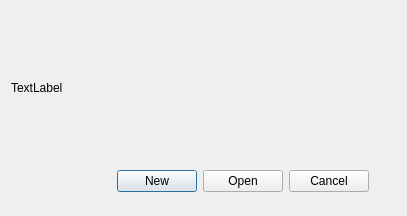
<?xml version="1.0" encoding="UTF-8"?>
<ui version="4.0">
 <class>Thorbass</class>
 <widget class="QDialog" name="Thorbass">
  <property name="windowModality">
   <enum>Qt::WindowModal</enum>
  </property>
  <property name="geometry">
   <rect>
    <x>0</x>
    <y>0</y>
    <width>407</width>
    <height>216</height>
   </rect>
  </property>
  <property name="windowTitle">
   <string>Dialog</string>
  </property>
  <layout class="QGridLayout" name="gridLayout">
   <item row="0" column="0">
    <layout class="QVBoxLayout" name="verticalLayout" stretch="1,10,1,1,1">
     <item>
      <spacer name="verticalSpacer">
       <property name="orientation">
        <enum>Qt::Vertical</enum>
       </property>
       <property name="sizeHint" stdset="0">
        <size>
         <width>20</width>
         <height>40</height>
        </size>
       </property>
      </spacer>
     </item>
     <item>
      <layout class="QHBoxLayout" name="horizontalLayout_2" stretch="0">
       <item>
        <widget class="QLabel" name="label">
         <property name="text">
          <string>TextLabel</string>
         </property>
        </widget>
       </item>
      </layout>
     </item>
     <item>
      <spacer name="verticalSpacer_2">
       <property name="orientation">
        <enum>Qt::Vertical</enum>
       </property>
       <property name="sizeHint" stdset="0">
        <size>
         <width>20</width>
         <height>40</height>
        </size>
       </property>
      </spacer>
     </item>
     <item>
      <layout class="QHBoxLayout" name="horizontalLayout" stretch="4,0,0,0,1">
       <item>
        <spacer name="horizontalSpacer">
         <property name="orientation">
          <enum>Qt::Horizontal</enum>
         </property>
         <property name="sizeHint" stdset="0">
          <size>
           <width>40</width>
           <height>20</height>
          </size>
         </property>
        </spacer>
       </item>
       <item>
        <widget class="QPushButton" name="new_button">
         <property name="text">
          <string>New</string>
         </property>
        </widget>
       </item>
       <item>
        <widget class="QPushButton" name="open_button">
         <property name="text">
          <string>Open</string>
         </property>
        </widget>
       </item>
       <item>
        <widget class="QPushButton" name="cancel_button">
         <property name="text">
          <string>Cancel</string>
         </property>
        </widget>
       </item>
       <item>
        <spacer name="horizontalSpacer_2">
         <property name="orientation">
          <enum>Qt::Horizontal</enum>
         </property>
         <property name="sizeHint" stdset="0">
          <size>
           <width>40</width>
           <height>20</height>
          </size>
         </property>
        </spacer>
       </item>
      </layout>
     </item>
     <item>
      <spacer name="verticalSpacer_3">
       <property name="orientation">
        <enum>Qt::Vertical</enum>
       </property>
       <property name="sizeHint" stdset="0">
        <size>
         <width>20</width>
         <height>40</height>
        </size>
       </property>
      </spacer>
     </item>
    </layout>
   </item>
  </layout>
 </widget>
 <resources/>
 <connections>
  <connection>
   <sender>new_button</sender>
   <signal>clicked()</signal>
   <receiver>Thorbass</receiver>
   <slot>close()</slot>
   <hints>
    <hint type="sourcelabel">
     <x>152</x>
     <y>175</y>
    </hint>
    <hint type="destinationlabel">
     <x>203</x>
     <y>107</y>
    </hint>
   </hints>
  </connection>
  <connection>
   <sender>open_button</sender>
   <signal>clicked()</signal>
   <receiver>Thorbass</receiver>
   <slot>close()</slot>
   <hints>
    <hint type="sourcelabel">
     <x>238</x>
     <y>175</y>
    </hint>
    <hint type="destinationlabel">
     <x>203</x>
     <y>107</y>
    </hint>
   </hints>
  </connection>
  <connection>
   <sender>cancel_button</sender>
   <signal>clicked()</signal>
   <receiver>Thorbass</receiver>
   <slot>close()</slot>
   <hints>
    <hint type="sourcelabel">
     <x>324</x>
     <y>175</y>
    </hint>
    <hint type="destinationlabel">
     <x>203</x>
     <y>107</y>
    </hint>
   </hints>
  </connection>
 </connections>
</ui>
